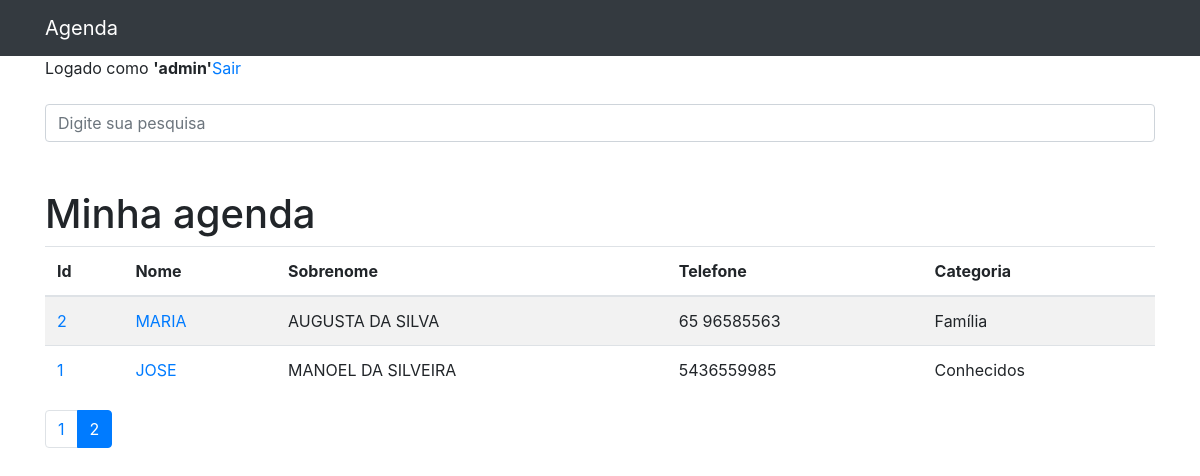
/?p=2&termo= (signed in), run on the app's committed database.
### contatos/models.py (models this page shows, shortened)
class Contato(models.Model):
    nome = models.CharField(max_length=255)
    sobrenome = models.CharField(max_length=255, blank=True)
    telefone = models.CharField(max_length=255)
    email = models.CharField(max_length=255, blank=True)
    data_criacao = models.DateTimeField(default=timezone.now)
    descricao = models.TextField(blank=True)
    show_on_list = models.BooleanField(default=True)
    categoria = models.ForeignKey(Categoria, on_delete=models.DO_NOTHING)
    foto = models.ImageField(blank=True, upload_to='fotos/%Y/%m/%d')

class Categoria(models.Model):
    nome_categoria = models.CharField(max_length=255)
    def __str__(self):
        return self.nome_categoria

### contatos/views.py (the view)
# urls.py: path('', views.index, name='index'),
def index(request):
    print(os.environ['APP_KEY'])
    contatos = Contato.objects.order_by('-id').filter(
        show_on_list=True
    )
    paginator = Paginator(contatos, 10)
    page = request.GET.get('p')
    contatos = paginator.get_page(page)
    context = {'contatos': contatos}
    return render(request, 'contatos/index.html', context)

### contatos/templates/contatos/index.html
{% extends 'base.html' %}
{% block conteudo%}
{% if not user.is_authenticated %}
  <h4 class="mt-3 mb-3 alert alert-danger">Você precisa estar logado para visualizar os contatos!</h4>
  <a href="{% url 'login'%}" class="mt-3 mb-3 alert alert-info">Clique aqui para logar!</a>
{% else %}
  Logado como <b>'{{user}}'</b><a href="{% url 'logout' %}">Sair</a>
  {% include 'layouts/form_buscar.html' %}
        {% if contatos %}
          <h1 class="mt-5">Minha agenda</h1>
          <table class="table table-striped">
            <thead>
              <tr>
                <th>Id</th>
                <th>Nome</th>
                <th>Sobrenome</th>
                <th>Telefone</th>
                <th>Categoria</th>
              </tr>
            </thead>
            <tbody>
            {% for contato in contatos %}
              <tr>
                <td><a href="{% url 'contato/show' contato.id %}">{{contato.id}}</a></td>
                <td><a href="{% url 'contato/show' contato.id %}">{{contato.nome|upper}}</a></td>
                <td>{{contato.sobrenome|upper}}</td>
                <td>{{contato.telefone}}</td>
                <td>{{contato.categoria}}</td>
              </tr>
            {% endfor %}
            </tbody>
          </table>
          <nav aria-label="Page navigation example">
            <ul class="pagination">
              {% for pagina in contatos.paginator.page_range %}
                {% if contatos.number == pagina %}
                  <li class="page-item active"><a class="page-link" href="?p={{pagina}}&termo={{request.GET.termo}}">{{pagina}}</a></li>
                {% else %}
                  <li class="page-item"><a class="page-link" href="?p={{pagina}}&termo={{request.GET.termo}}">{{pagina}}</a></li>
                {% endif %}
              {% endfor %}
            </ul>
          </nav>
        {%else%}
          <div class="alert alert-danger">Não foram encontrados registros!</div>
        {%endif%}
{% endif %}
{%endblock%}

### data on the page
Contato: id "2", nome "MARIA", sobrenome "AUGUSTA DA SILVA", telefone "65 96585563", categoria "Família"
Contato: id "1", nome "JOSE", sobrenome "MANOEL DA SILVEIRA", telefone "5436559985", categoria "Conhecidos"

### other printed values
{{ user }} "admin"
{{ pagina }} "1"
{{ pagina }} "2"
